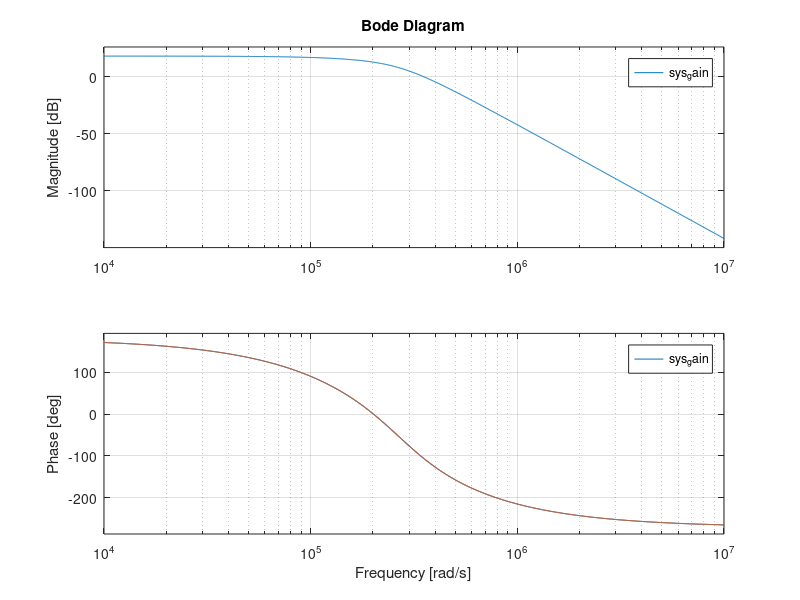
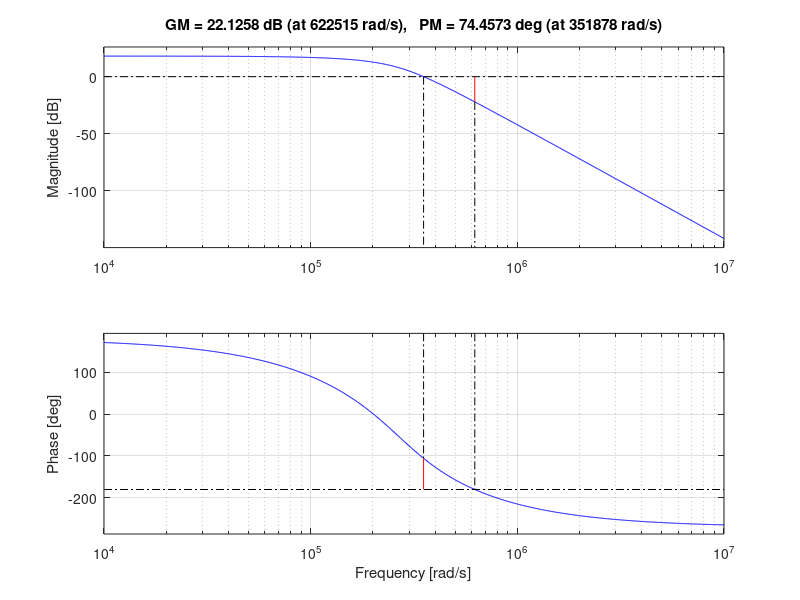

MATLAB code for these plots, in order:
clearvars; clf;

fo = 40e3; % kHz
order = 5;
gain = 8; % V/V

[z, p, k] = besself(order, fo*2*pi);
sys = zpk(z, p, -k)
bode(sys)

hold on
sys_gain = zpk(z, p, -k*gain)
bode(sys_gain)

figure
margin(sys_gain)